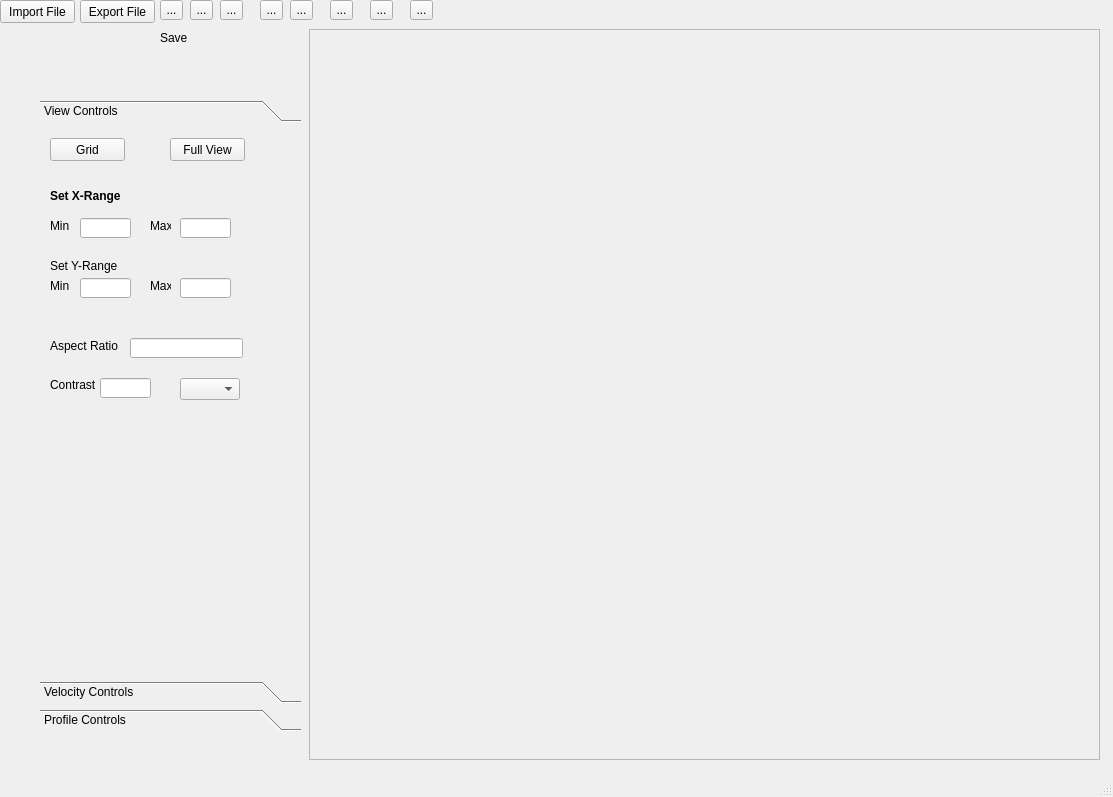
<?xml version="1.0" encoding="UTF-8"?>
<ui version="4.0">
 <class>MainWindow</class>
 <widget class="QMainWindow" name="MainWindow">
  <property name="geometry">
   <rect>
    <x>0</x>
    <y>0</y>
    <width>1113</width>
    <height>797</height>
   </rect>
  </property>
  <property name="windowTitle">
   <string>MainWindow</string>
  </property>
  <widget class="QWidget" name="centralwidget">
   <widget class="QPushButton" name="import_btn">
    <property name="geometry">
     <rect>
      <x>0</x>
      <y>0</y>
      <width>75</width>
      <height>23</height>
     </rect>
    </property>
    <property name="text">
     <string>Import File</string>
    </property>
   </widget>
   <widget class="QPushButton" name="export_btn">
    <property name="geometry">
     <rect>
      <x>80</x>
      <y>0</y>
      <width>75</width>
      <height>23</height>
     </rect>
    </property>
    <property name="text">
     <string>Export File</string>
    </property>
   </widget>
   <widget class="QToolButton" name="undo_tool">
    <property name="geometry">
     <rect>
      <x>260</x>
      <y>0</y>
      <width>23</width>
      <height>20</height>
     </rect>
    </property>
    <property name="text">
     <string>...</string>
    </property>
   </widget>
   <widget class="QToolButton" name="redo_tool">
    <property name="geometry">
     <rect>
      <x>290</x>
      <y>0</y>
      <width>23</width>
      <height>20</height>
     </rect>
    </property>
    <property name="text">
     <string>...</string>
    </property>
   </widget>
   <widget class="QToolBox" name="toolBox">
    <property name="geometry">
     <rect>
      <x>40</x>
      <y>100</y>
      <width>261</width>
      <height>631</height>
     </rect>
    </property>
    <property name="cursor">
     <cursorShape>PointingHandCursor</cursorShape>
    </property>
    <property name="whatsThis">
     <string/>
    </property>
    <property name="autoFillBackground">
     <bool>false</bool>
    </property>
    <property name="currentIndex">
     <number>0</number>
    </property>
    <widget class="QWidget" name="view_ctrl">
     <property name="geometry">
      <rect>
       <x>0</x>
       <y>0</y>
       <width>261</width>
       <height>547</height>
      </rect>
     </property>
     <attribute name="label">
      <string>View Controls</string>
     </attribute>
     <widget class="QLabel" name="label_2">
      <property name="geometry">
       <rect>
        <x>10</x>
        <y>60</y>
        <width>71</width>
        <height>16</height>
       </rect>
      </property>
      <property name="font">
       <font>
        <weight>75</weight>
        <bold>true</bold>
       </font>
      </property>
      <property name="text">
       <string>Set X-Range</string>
      </property>
     </widget>
     <widget class="QLineEdit" name="XRange_minTB">
      <property name="geometry">
       <rect>
        <x>40</x>
        <y>90</y>
        <width>51</width>
        <height>20</height>
       </rect>
      </property>
     </widget>
     <widget class="QLabel" name="label_3">
      <property name="geometry">
       <rect>
        <x>10</x>
        <y>250</y>
        <width>47</width>
        <height>14</height>
       </rect>
      </property>
      <property name="text">
       <string>Contrast</string>
      </property>
     </widget>
     <widget class="QLineEdit" name="contrastTB">
      <property name="geometry">
       <rect>
        <x>60</x>
        <y>250</y>
        <width>51</width>
        <height>20</height>
       </rect>
      </property>
     </widget>
     <widget class="QPushButton" name="gridBtn">
      <property name="geometry">
       <rect>
        <x>10</x>
        <y>10</y>
        <width>75</width>
        <height>23</height>
       </rect>
      </property>
      <property name="text">
       <string>Grid</string>
      </property>
     </widget>
     <widget class="QLabel" name="label_4">
      <property name="geometry">
       <rect>
        <x>10</x>
        <y>130</y>
        <width>71</width>
        <height>16</height>
       </rect>
      </property>
      <property name="text">
       <string>Set Y-Range</string>
      </property>
     </widget>
     <widget class="QPushButton" name="fviewBtn">
      <property name="geometry">
       <rect>
        <x>130</x>
        <y>10</y>
        <width>75</width>
        <height>23</height>
       </rect>
      </property>
      <property name="text">
       <string>Full View</string>
      </property>
     </widget>
     <widget class="QLabel" name="label_5">
      <property name="geometry">
       <rect>
        <x>10</x>
        <y>210</y>
        <width>71</width>
        <height>16</height>
       </rect>
      </property>
      <property name="text">
       <string>Aspect Ratio</string>
      </property>
     </widget>
     <widget class="QLineEdit" name="aspect_ratioTB">
      <property name="geometry">
       <rect>
        <x>90</x>
        <y>210</y>
        <width>113</width>
        <height>20</height>
       </rect>
      </property>
     </widget>
     <widget class="QLabel" name="label_25">
      <property name="geometry">
       <rect>
        <x>10</x>
        <y>90</y>
        <width>21</width>
        <height>16</height>
       </rect>
      </property>
      <property name="text">
       <string>Min</string>
      </property>
     </widget>
     <widget class="QLineEdit" name="XRange_maxTB">
      <property name="geometry">
       <rect>
        <x>140</x>
        <y>90</y>
        <width>51</width>
        <height>20</height>
       </rect>
      </property>
      <property name="text">
       <string/>
      </property>
     </widget>
     <widget class="QLabel" name="label_26">
      <property name="geometry">
       <rect>
        <x>110</x>
        <y>90</y>
        <width>21</width>
        <height>16</height>
       </rect>
      </property>
      <property name="text">
       <string>Max</string>
      </property>
     </widget>
     <widget class="QLabel" name="label_27">
      <property name="geometry">
       <rect>
        <x>110</x>
        <y>150</y>
        <width>21</width>
        <height>16</height>
       </rect>
      </property>
      <property name="text">
       <string>Max</string>
      </property>
     </widget>
     <widget class="QLineEdit" name="YRange_maxTB_">
      <property name="geometry">
       <rect>
        <x>140</x>
        <y>150</y>
        <width>51</width>
        <height>20</height>
       </rect>
      </property>
      <property name="text">
       <string/>
      </property>
     </widget>
     <widget class="QLineEdit" name="YRange_minTB">
      <property name="geometry">
       <rect>
        <x>40</x>
        <y>150</y>
        <width>51</width>
        <height>20</height>
       </rect>
      </property>
     </widget>
     <widget class="QLabel" name="label_28">
      <property name="geometry">
       <rect>
        <x>10</x>
        <y>150</y>
        <width>21</width>
        <height>16</height>
       </rect>
      </property>
      <property name="text">
       <string>Min</string>
      </property>
     </widget>
     <widget class="QComboBox" name="contrastCB">
      <property name="geometry">
       <rect>
        <x>140</x>
        <y>250</y>
        <width>60</width>
        <height>22</height>
       </rect>
      </property>
     </widget>
    </widget>
    <widget class="QWidget" name="velo_ctrl">
     <property name="geometry">
      <rect>
       <x>0</x>
       <y>0</y>
       <width>261</width>
       <height>547</height>
      </rect>
     </property>
     <attribute name="label">
      <string>Velocity Controls</string>
     </attribute>
     <widget class="QLabel" name="label_7">
      <property name="geometry">
       <rect>
        <x>10</x>
        <y>120</y>
        <width>71</width>
        <height>16</height>
       </rect>
      </property>
      <property name="text">
       <string>Topo Correction</string>
      </property>
     </widget>
     <widget class="QLineEdit" name="lineEdit_7">
      <property name="geometry">
       <rect>
        <x>130</x>
        <y>120</y>
        <width>113</width>
        <height>20</height>
       </rect>
      </property>
     </widget>
     <widget class="QLabel" name="label_8">
      <property name="geometry">
       <rect>
        <x>10</x>
        <y>90</y>
        <width>71</width>
        <height>16</height>
       </rect>
      </property>
      <property name="text">
       <string>Fk Migration</string>
      </property>
     </widget>
     <widget class="QLineEdit" name="lineEdit_8">
      <property name="geometry">
       <rect>
        <x>130</x>
        <y>90</y>
        <width>113</width>
        <height>20</height>
       </rect>
      </property>
     </widget>
     <widget class="QLabel" name="label_9">
      <property name="geometry">
       <rect>
        <x>10</x>
        <y>10</y>
        <width>71</width>
        <height>16</height>
       </rect>
      </property>
      <property name="text">
       <string>Set Velocity</string>
      </property>
     </widget>
     <widget class="QLineEdit" name="veloTB">
      <property name="geometry">
       <rect>
        <x>130</x>
        <y>10</y>
        <width>113</width>
        <height>20</height>
       </rect>
      </property>
     </widget>
     <widget class="QPushButton" name="antenBtn">
      <property name="geometry">
       <rect>
        <x>40</x>
        <y>50</y>
        <width>151</width>
        <height>23</height>
       </rect>
      </property>
      <property name="text">
       <string>Antenna Sep Correction</string>
      </property>
     </widget>
     <widget class="QPushButton" name="traceBtn">
      <property name="geometry">
       <rect>
        <x>40</x>
        <y>160</y>
        <width>151</width>
        <height>23</height>
       </rect>
      </property>
      <property name="text">
       <string>Allign Traces</string>
      </property>
     </widget>
    </widget>
    <widget class="QWidget" name="prof_ctrl">
     <property name="geometry">
      <rect>
       <x>0</x>
       <y>0</y>
       <width>261</width>
       <height>547</height>
      </rect>
     </property>
     <attribute name="label">
      <string>Profile Controls</string>
     </attribute>
     <widget class="QLabel" name="label_10">
      <property name="geometry">
       <rect>
        <x>10</x>
        <y>10</y>
        <width>71</width>
        <height>16</height>
       </rect>
      </property>
      <property name="text">
       <string>Adjust Profile</string>
      </property>
     </widget>
     <widget class="QLineEdit" name="lineEdit_10">
      <property name="geometry">
       <rect>
        <x>120</x>
        <y>10</y>
        <width>113</width>
        <height>20</height>
       </rect>
      </property>
     </widget>
     <widget class="QLabel" name="label_11">
      <property name="geometry">
       <rect>
        <x>10</x>
        <y>40</y>
        <width>71</width>
        <height>16</height>
       </rect>
      </property>
      <property name="text">
       <string>Set Zero Time</string>
      </property>
     </widget>
     <widget class="QLineEdit" name="zTimeTB">
      <property name="geometry">
       <rect>
        <x>120</x>
        <y>40</y>
        <width>113</width>
        <height>20</height>
       </rect>
      </property>
     </widget>
     <widget class="QLabel" name="label_12">
      <property name="geometry">
       <rect>
        <x>10</x>
        <y>70</y>
        <width>71</width>
        <height>16</height>
       </rect>
      </property>
      <property name="text">
       <string>Align Traces</string>
      </property>
     </widget>
     <widget class="QLineEdit" name="lineEdit_12">
      <property name="geometry">
       <rect>
        <x>120</x>
        <y>70</y>
        <width>113</width>
        <height>20</height>
       </rect>
      </property>
     </widget>
     <widget class="QLabel" name="label_13">
      <property name="geometry">
       <rect>
        <x>10</x>
        <y>100</y>
        <width>71</width>
        <height>16</height>
       </rect>
      </property>
      <property name="text">
       <string>Truncate Y</string>
      </property>
     </widget>
     <widget class="QLineEdit" name="truncTB">
      <property name="geometry">
       <rect>
        <x>120</x>
        <y>100</y>
        <width>113</width>
        <height>20</height>
       </rect>
      </property>
     </widget>
     <widget class="QLabel" name="label_14">
      <property name="geometry">
       <rect>
        <x>10</x>
        <y>130</y>
        <width>71</width>
        <height>16</height>
       </rect>
      </property>
      <property name="text">
       <string>Cut Profile</string>
      </property>
     </widget>
     <widget class="QLineEdit" name="XcutTB">
      <property name="geometry">
       <rect>
        <x>40</x>
        <y>160</y>
        <width>61</width>
        <height>20</height>
       </rect>
      </property>
     </widget>
     <widget class="QLabel" name="label_15">
      <property name="geometry">
       <rect>
        <x>10</x>
        <y>190</y>
        <width>71</width>
        <height>16</height>
       </rect>
      </property>
      <property name="text">
       <string>Dewow</string>
      </property>
     </widget>
     <widget class="QLineEdit" name="dewowTB">
      <property name="geometry">
       <rect>
        <x>120</x>
        <y>190</y>
        <width>113</width>
        <height>20</height>
       </rect>
      </property>
     </widget>
     <widget class="QLabel" name="label_16">
      <property name="geometry">
       <rect>
        <x>10</x>
        <y>220</y>
        <width>111</width>
        <height>16</height>
       </rect>
      </property>
      <property name="text">
       <string>Remove Mean Traces</string>
      </property>
     </widget>
     <widget class="QLineEdit" name="rmtTB">
      <property name="geometry">
       <rect>
        <x>120</x>
        <y>220</y>
        <width>113</width>
        <height>20</height>
       </rect>
      </property>
      <property name="text">
       <string/>
      </property>
     </widget>
     <widget class="QLabel" name="label_18">
      <property name="geometry">
       <rect>
        <x>10</x>
        <y>250</y>
        <width>71</width>
        <height>16</height>
       </rect>
      </property>
      <property name="text">
       <string>Profile Smoothing</string>
      </property>
     </widget>
     <widget class="QLabel" name="label_19">
      <property name="geometry">
       <rect>
        <x>10</x>
        <y>330</y>
        <width>71</width>
        <height>16</height>
       </rect>
      </property>
      <property name="text">
       <string>Tpow</string>
      </property>
     </widget>
     <widget class="QLineEdit" name="t_powTB">
      <property name="geometry">
       <rect>
        <x>120</x>
        <y>330</y>
        <width>113</width>
        <height>20</height>
       </rect>
      </property>
     </widget>
     <widget class="QLabel" name="label_20">
      <property name="geometry">
       <rect>
        <x>20</x>
        <y>360</y>
        <width>71</width>
        <height>16</height>
       </rect>
      </property>
      <property name="text">
       <string>AGC</string>
      </property>
     </widget>
     <widget class="QLineEdit" name="acgTB">
      <property name="geometry">
       <rect>
        <x>120</x>
        <y>360</y>
        <width>113</width>
        <height>20</height>
       </rect>
      </property>
     </widget>
     <widget class="QLineEdit" name="lineEdit_21">
      <property name="geometry">
       <rect>
        <x>50</x>
        <y>420</y>
        <width>113</width>
        <height>20</height>
       </rect>
      </property>
     </widget>
     <widget class="QLabel" name="label_21">
      <property name="geometry">
       <rect>
        <x>10</x>
        <y>390</y>
        <width>71</width>
        <height>16</height>
       </rect>
      </property>
      <property name="text">
       <string>Show hyperb</string>
      </property>
     </widget>
     <widget class="QLabel" name="label_29">
      <property name="geometry">
       <rect>
        <x>0</x>
        <y>160</y>
        <width>41</width>
        <height>16</height>
       </rect>
      </property>
      <property name="text">
       <string>x-value</string>
      </property>
     </widget>
     <widget class="QLabel" name="label_30">
      <property name="geometry">
       <rect>
        <x>120</x>
        <y>160</y>
        <width>41</width>
        <height>16</height>
       </rect>
      </property>
      <property name="text">
       <string>y-value</string>
      </property>
     </widget>
     <widget class="QLineEdit" name="YcutTB">
      <property name="geometry">
       <rect>
        <x>160</x>
        <y>160</y>
        <width>61</width>
        <height>20</height>
       </rect>
      </property>
     </widget>
     <widget class="QLabel" name="label_31">
      <property name="geometry">
       <rect>
        <x>20</x>
        <y>270</y>
        <width>81</width>
        <height>16</height>
       </rect>
      </property>
      <property name="text">
       <string>Trace Number</string>
      </property>
     </widget>
     <widget class="QLineEdit" name="t_numTB">
      <property name="geometry">
       <rect>
        <x>30</x>
        <y>290</y>
        <width>61</width>
        <height>20</height>
       </rect>
      </property>
     </widget>
     <widget class="QLabel" name="label_32">
      <property name="geometry">
       <rect>
        <x>130</x>
        <y>270</y>
        <width>81</width>
        <height>16</height>
       </rect>
      </property>
      <property name="text">
       <string>Copies Number</string>
      </property>
     </widget>
     <widget class="QLineEdit" name="cpy_numTB">
      <property name="geometry">
       <rect>
        <x>130</x>
        <y>290</y>
        <width>61</width>
        <height>20</height>
       </rect>
      </property>
     </widget>
    </widget>
   </widget>
   <widget class="QToolButton" name="save_tool">
    <property name="geometry">
     <rect>
      <x>160</x>
      <y>0</y>
      <width>23</width>
      <height>20</height>
     </rect>
    </property>
    <property name="text">
     <string>...</string>
    </property>
   </widget>
   <widget class="QToolButton" name="refresh_tool">
    <property name="geometry">
     <rect>
      <x>330</x>
      <y>0</y>
      <width>23</width>
      <height>20</height>
     </rect>
    </property>
    <property name="text">
     <string>...</string>
    </property>
   </widget>
   <widget class="QFrame" name="display_frame">
    <property name="geometry">
     <rect>
      <x>309</x>
      <y>29</y>
      <width>791</width>
      <height>731</height>
     </rect>
    </property>
    <property name="autoFillBackground">
     <bool>false</bool>
    </property>
    <property name="frameShape">
     <enum>QFrame::StyledPanel</enum>
    </property>
    <property name="frameShadow">
     <enum>QFrame::Raised</enum>
    </property>
    <property name="lineWidth">
     <number>5</number>
    </property>
   </widget>
   <widget class="QLabel" name="label">
    <property name="geometry">
     <rect>
      <x>160</x>
      <y>30</y>
      <width>31</width>
      <height>16</height>
     </rect>
    </property>
    <property name="text">
     <string>Save</string>
    </property>
   </widget>
   <widget class="QToolButton" name="start_tool">
    <property name="geometry">
     <rect>
      <x>370</x>
      <y>0</y>
      <width>23</width>
      <height>20</height>
     </rect>
    </property>
    <property name="text">
     <string>...</string>
    </property>
   </widget>
   <widget class="QToolButton" name="stop_tool">
    <property name="geometry">
     <rect>
      <x>410</x>
      <y>0</y>
      <width>23</width>
      <height>20</height>
     </rect>
    </property>
    <property name="text">
     <string>...</string>
    </property>
   </widget>
   <widget class="QToolButton" name="print_tool">
    <property name="geometry">
     <rect>
      <x>190</x>
      <y>0</y>
      <width>23</width>
      <height>20</height>
     </rect>
    </property>
    <property name="text">
     <string>...</string>
    </property>
   </widget>
   <widget class="QToolButton" name="script_tool">
    <property name="geometry">
     <rect>
      <x>220</x>
      <y>0</y>
      <width>23</width>
      <height>20</height>
     </rect>
    </property>
    <property name="text">
     <string>...</string>
    </property>
   </widget>
  </widget>
  <widget class="QStatusBar" name="statusbar"/>
 </widget>
 <resources/>
 <connections/>
</ui>
